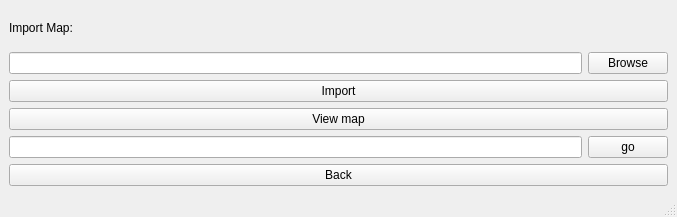
<?xml version="1.0" encoding="UTF-8"?>
<ui version="4.0">
 <class>admin</class>
 <widget class="QMainWindow" name="admin">
  <property name="geometry">
   <rect>
    <x>0</x>
    <y>0</y>
    <width>677</width>
    <height>217</height>
   </rect>
  </property>
  <property name="windowTitle">
   <string>MainWindow</string>
  </property>
  <widget class="QWidget" name="centralwidget">
   <layout class="QGridLayout" name="gridLayout">
    <item row="4" column="0">
     <layout class="QHBoxLayout" name="horizontalLayout">
      <item>
       <widget class="QLineEdit" name="to_pos_num"/>
      </item>
      <item>
       <widget class="QPushButton" name="go">
        <property name="text">
         <string>go</string>
        </property>
       </widget>
      </item>
     </layout>
    </item>
    <item row="3" column="0">
     <widget class="QPushButton" name="viewmap">
      <property name="text">
       <string>View map</string>
      </property>
     </widget>
    </item>
    <item row="2" column="0">
     <widget class="QPushButton" name="import_2">
      <property name="text">
       <string>Import</string>
      </property>
     </widget>
    </item>
    <item row="5" column="0">
     <widget class="QPushButton" name="back">
      <property name="text">
       <string>Back</string>
      </property>
     </widget>
    </item>
    <item row="0" column="0">
     <widget class="QLabel" name="label_3">
      <property name="text">
       <string>Import Map:</string>
      </property>
     </widget>
    </item>
    <item row="1" column="0">
     <layout class="QHBoxLayout" name="horizontalLayout_4">
      <item>
       <widget class="QLineEdit" name="FilePath"/>
      </item>
      <item>
       <widget class="QPushButton" name="open_fille">
        <property name="text">
         <string>Browse</string>
        </property>
       </widget>
      </item>
     </layout>
    </item>
   </layout>
  </widget>
  <widget class="QStatusBar" name="statusbar"/>
 </widget>
 <resources/>
 <connections/>
</ui>
